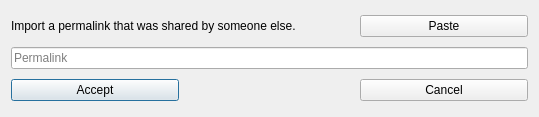
<?xml version="1.0" encoding="UTF-8"?>
<ui version="4.0">
 <class>PermalinkDialog</class>
 <widget class="QDialog" name="PermalinkDialog">
  <property name="geometry">
   <rect>
    <x>0</x>
    <y>0</y>
    <width>539</width>
    <height>117</height>
   </rect>
  </property>
  <property name="windowTitle">
   <string>Import permalink</string>
  </property>
  <layout class="QGridLayout" name="gridLayout">
   <item row="5" column="0">
    <widget class="QPushButton" name="accept_button">
     <property name="text">
      <string>Accept</string>
     </property>
    </widget>
   </item>
   <item row="5" column="2">
    <widget class="QPushButton" name="cancel_button">
     <property name="text">
      <string>Cancel</string>
     </property>
    </widget>
   </item>
   <item row="1" column="0" colspan="2">
    <widget class="QLabel" name="description_label">
     <property name="text">
      <string>&lt;html&gt;&lt;head/&gt;&lt;body&gt;&lt;p&gt;Import a permalink that was shared by someone else.&lt;/p&gt;&lt;/body&gt;&lt;/html&gt;</string>
     </property>
    </widget>
   </item>
   <item row="1" column="2">
    <widget class="QPushButton" name="paste_button">
     <property name="text">
      <string>Paste</string>
     </property>
    </widget>
   </item>
   <item row="4" column="0" colspan="3">
    <widget class="QLineEdit" name="permalink_edit">
     <property name="placeholderText">
      <string>Permalink</string>
     </property>
    </widget>
   </item>
  </layout>
 </widget>
 <layoutdefault spacing="6" margin="11"/>
 <resources/>
 <connections/>
</ui>
